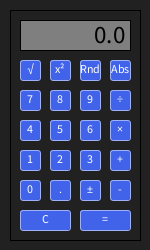
Frame 1 (no input)
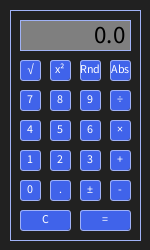
Frame 60 (the mouse pressed at the canvas centre just before this capture)
Frame 120 (the mouse held since frame 60 and released just before this capture): identical to frame 60, image omitted

The Processing sketch that drew these frames (run headless with seeded random() and noise(); from frame 60 on, the mouse is pressed at the canvas centre):

// Processing sketch: Calculator
// ── Calculator.pde
// Cade Hargett | 15 Sept 2026 | Calculator
Button num0;
Button[] numButtons = new Button[10];
Button[] opButtons = new Button[12];
float l, r, result;
char op;
boolean left, newEntry;
String displayVal;

void setup() {
  size(150, 250);
  l = 0.0;
  r = 0.0;
  result = 0.0;
  op = ' ';
  left = true;
  newEntry = true;
  displayVal = "0.0";
  numButtons[0] = new Button(30, 190, 20, 20, '0');
  numButtons[1] = new Button(30, 160, 20, 20, '1');
  numButtons[2] = new Button(60, 160, 20, 20, '2');
  numButtons[3] = new Button(90, 160, 20, 20, '3');
  numButtons[4] = new Button(30, 130, 20, 20, '4');
  numButtons[5] = new Button(60, 130, 20, 20, '5');
  numButtons[6] = new Button(90, 130, 20, 20, '6');
  numButtons[7] = new Button(30, 100, 20, 20, '7');
  numButtons[8] = new Button(60, 100, 20, 20, '8');
  numButtons[9] = new Button(90, 100, 20, 20, '9');
  opButtons[0] = new Button(120, 160, 20, 20, '+');
  opButtons[1] = new Button(120, 190, 20, 20, '-');
  opButtons[2] = new Button(120, 130, 20, 20, '×');
  opButtons[3] = new Button(120, 100, 20, 20, '÷');
  opButtons[4] = new Button(90, 190, 20, 20, '±');
  opButtons[5] = new Button(60, 190, 20, 20, '.');
  opButtons[6] = new Button(45, 220, 50, 20, 'C');
  opButtons[7] = new Button(105, 220, 50, 20, '=');
  opButtons[8] = new Button(30, 70, 20, 20, '√');
  opButtons[9] = new Button(60, 70, 20, 20, 's');
  opButtons[10] = new Button(90, 70, 20, 20, 'r');
  opButtons[11] = new Button(120, 70, 20, 20, 'a');
}

void draw() {
  background(33);
  drawDisplay();
  line(10, 10, 140, 10);
  line(140, 10, 140, 240);
  line(10, 10, 10, 240);
  line(10, 240, 140, 240);
  stroke(#A0B2F7);

  for (int i = 0; i<numButtons.length; i++) {
    numButtons[i].display();
    numButtons[i].mouseOver(mouseX, mouseY);
  }
  for (int i = 0; i<opButtons.length; i++) {
    opButtons[i].display();
    opButtons[i].mouseOver(mouseX, mouseY);
  }
}

void drawDisplay() {
  fill(127);
  rectMode(CENTER);
  rect(width / 2, 35, 110, 30);
  fill(0);
  textAlign(RIGHT);
  textSize(25);
  text(displayVal, width/2 + 50, 43);
}



void mouseReleased() {
  // Update display with button clicked by user
  for (int i = 0; i < numButtons.length; i++) {
    if (numButtons[i].hover) {
      handleEvent(numButtons[i].val, true);
    }
  }
  // loop through opButtons
  for (int i = 0; i<opButtons.length; i++) {
    if (opButtons[i].hover) {
      handleEvent(opButtons[i].val, false);
    }
  }
  // Display variables
  println("L:" + l);
  println("R:" + r);
  println("Result:" + result);
  println("Left:" + left);
  println("Op:" + op);
}



void performCalc() {
  if (op == '+') {
    result = l + r;
  } else if (op == '-') {
    result = l - r;
  } else if (op == '×') {
    result = l * r;
  } else if (op == '÷') {
    result = l / r;
  }
  displayVal = str(result);
  left = !left;
  l = result;
}



void keyPressed() {
  println("keyCode: " + keyCode);
  if (keyCode == 49 || keyCode == 97) {
    handleEvent('1', true);
  } else if (keyCode == 50 || keyCode == 98) {
    handleEvent('2', true);
  } else if (keyCode == 51 || keyCode == 99) {
    handleEvent('3', true);
  } else if (keyCode == 52 || keyCode == 100) {
    handleEvent('4', true);
  } else if (keyCode == 53 || keyCode == 101) {
    handleEvent('5', true);
  } else if (keyCode == 54 || keyCode == 102) {
    handleEvent('6', true);
  } else if (keyCode == 55 || keyCode == 103) {
    handleEvent('7', true);
  } else if (keyCode == 56 || keyCode == 104) {
    handleEvent('8', true);
  } else if (keyCode == 57 || keyCode == 105) {
    handleEvent('9', true);
  } else if (keyCode == 45 || keyCode == 109) {
    handleEvent('-', false);
  } else if (keyCode == 107) {
    handleEvent('+', false);
  } else if (keyCode == 106) {
    handleEvent('×', false);
  } else if (keyCode == 111) {
    handleEvent('÷', false);
  } else if (keyCode == 10) {
    handleEvent('=', false);
  } else if (keyCode == 46) {
    handleEvent('.', false);
  } else if (keyCode == 8 || keyCode == 110) {
    handleEvent('C', false);
  } 
}


// decimal, 1-10, 4 operators, return

void handleEvent(char val, boolean isNum) {
  if (isNum == true) {
    // Do number stuff
    String digit = str(val);

    if (newEntry || displayVal.equals("0.0")) {
      displayVal = digit;
      newEntry = false;
    } else {
      displayVal += digit;
    }

    if (left) {
      l = float(displayVal);
    } else {
      r = float(displayVal);
    }
  } else {
    // Do operator stuff
    char clicked = val;
    if (clicked == '=') {
      performCalc();
    } else if (clicked == '+' || clicked == '-' || clicked == '×' || clicked == '÷') {
      op = clicked;
      left = false;
      newEntry = true;
      displayVal = str(op);
    } else if (clicked == '±') {
      if (left == true) {
        l *= -1;
        displayVal = str(l);
      } else {
        r *= -1;
        displayVal = str(r);
      }
    } else if (clicked == 'C') {
      l = 0.0;
      r = 0.0;
      result = 0.0;
      op = ' ';
      left = true;
      newEntry = true;
      displayVal = "0.0";
    } else if (clicked == '√') {
      if (left == true) {
        l = sqrt(l);
        displayVal = str (l);
      } else {
        r = sqrt(r);
        displayVal = str (r);
      }
    } else if (clicked == '²') {
      if (left == true) {
        l = sq(l);
        displayVal = str (l);
      } else {
        r = sq(r);
        displayVal = str(r);
      }
    } else if (clicked == 'r') {
      if (left == true) {
        l = round(l);
        displayVal = str(l);
      } else {
        r = round(r);
        displayVal = str(r);
      }
    } else if (clicked == 'a') {
      if (left == true) {
        l = abs(l);
        displayVal = str(l);
      } else {
        r = abs(r);
        displayVal = str(r);
      }
    } else if (clicked == '.') {
      if (!displayVal.contains(".")) {
        displayVal += '.';
      }
    }
  }
}

// ── Button.pde
// Cade Hargett | 15 Sept 2026 | Calculator
class Button {
  // Member Variables
  float x, y, w, h;
  char val;
  boolean hover;
  color c1, c2;
  Button(float x, float y, float w, float h, char val) {
    this.x = x;
    this.y = y;
    this.w = w;
    this.h = h;
    this.val = val;
    hover = false;
    c1 = color(#4063EA);
    c2 = color(#91CAF0);
  }
  // Member Methods
  void display() {
    if (hover == true) {
      fill(c2);
    } else {
      fill(c1);
    }
    rectMode(CENTER);
    rect(x, y, w, h, 3);
    fill(255);
    textSize(12);
    textAlign(CENTER);
    if(val == 's') {
      text("x²", x, y+3);
    } else if(val == 'r') {
      text("Rnd", x, y+3);
    } else if(val == 'a') {
      text("Abs", x, y+3);
    } else {
      text(val, x, y+3);
    }
  }

  void mouseOver(float tempX, float tempY) {
    if (tempX>x-w/2 && tempX<x+w/2 && tempY > y-h/2 && tempY < y+h/2) {
      hover = true;
    } else {
      hover = false;
    }
  }
}
